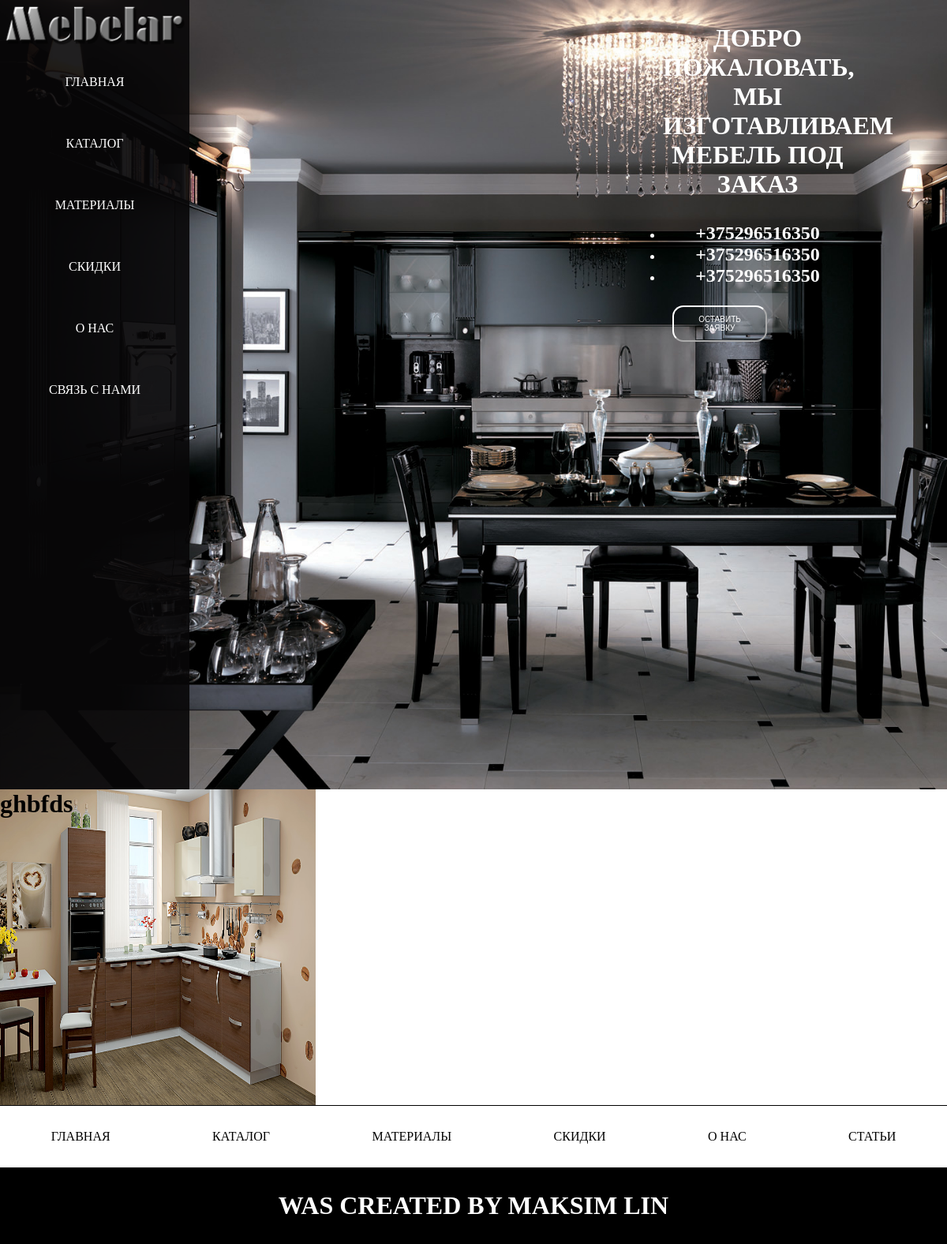
Screenshot of /categories/kitchens with the database file from the repository.
### catalog/models.py (models this page shows, shortened)
class Furniture(models.Model):
    TYPES = (
        ('kitchens','КУХНИ'),
        ('showcases','ВИТРИНЫ'),
        ('wardrobes','ШКАФЫ-КУПЕ'),
        ('offices','МЕБЕЛЬ ДЛЯ ОФИСА'),
        ('hallways','ПРИХОЖИЕ'),
        ('lounges','ГОСТИНЫЕ'),
        ('child','ДЕТСКИЕ'),
        ('closets','ГАРДЕРОБНЫЕ'),
        ('others','КРОВАТИ КОМОДЫ ТУМБЫ'),
    )
    title = models.CharField(max_length=20, verbose_name="Название")
    photo = models.ImageField(blank=True, verbose_name="Фото", upload_to="categories/")
    option = models.CharField(max_length=20, choices=TYPES, verbose_name="Категория")
    class Meta:
        verbose_name = "Мебель"
        verbose_name_plural = "Мебель"

### catalog/views.py (the view)
# urls.py: path('kitchens', views.kitchens, name='kitchens'),
def kitchens(request):
    kitchens = Furniture.objects.filter(option='kitchens')
    context = {
        'products' : kitchens
    }
    return render(request, 'products.html', context)

### templates/products.html
{% extends 'base.html' %}
{% load staticfiles %}
{% block extra-styles %}
<link rel="stylesheet" href="{% static 'css/products.css' %}">
<link rel="stylesheet" href="{% static 'css/media-products.css' %}">
{% endblock extra-styles %}
{% block content %}
    <div class="items">
    {% for product in products %}
        <div class="item">
            <h1>{{product.title}}</h1>
            <div class="photo">
                <img src="{{product.photo.url}}" alt="item" height="100%" width="100%">
            </div>
        </div>
    {% endfor %}
    </div>
{% endblock content %}

### static/css/base.css (style rules this page uses)
* { margin: 0; padding: 0; }

### static/css/products.css (style rules this page uses)
.items { display: flex; flex-wrap: wrap; }
.item { width: calc(100%/3); }
.item h1 { text-align: center; color: black; position: absolute; }
.photo { height:400px; }

### rows the page displays
Furniture: title "ghbfds", photo (picture)
